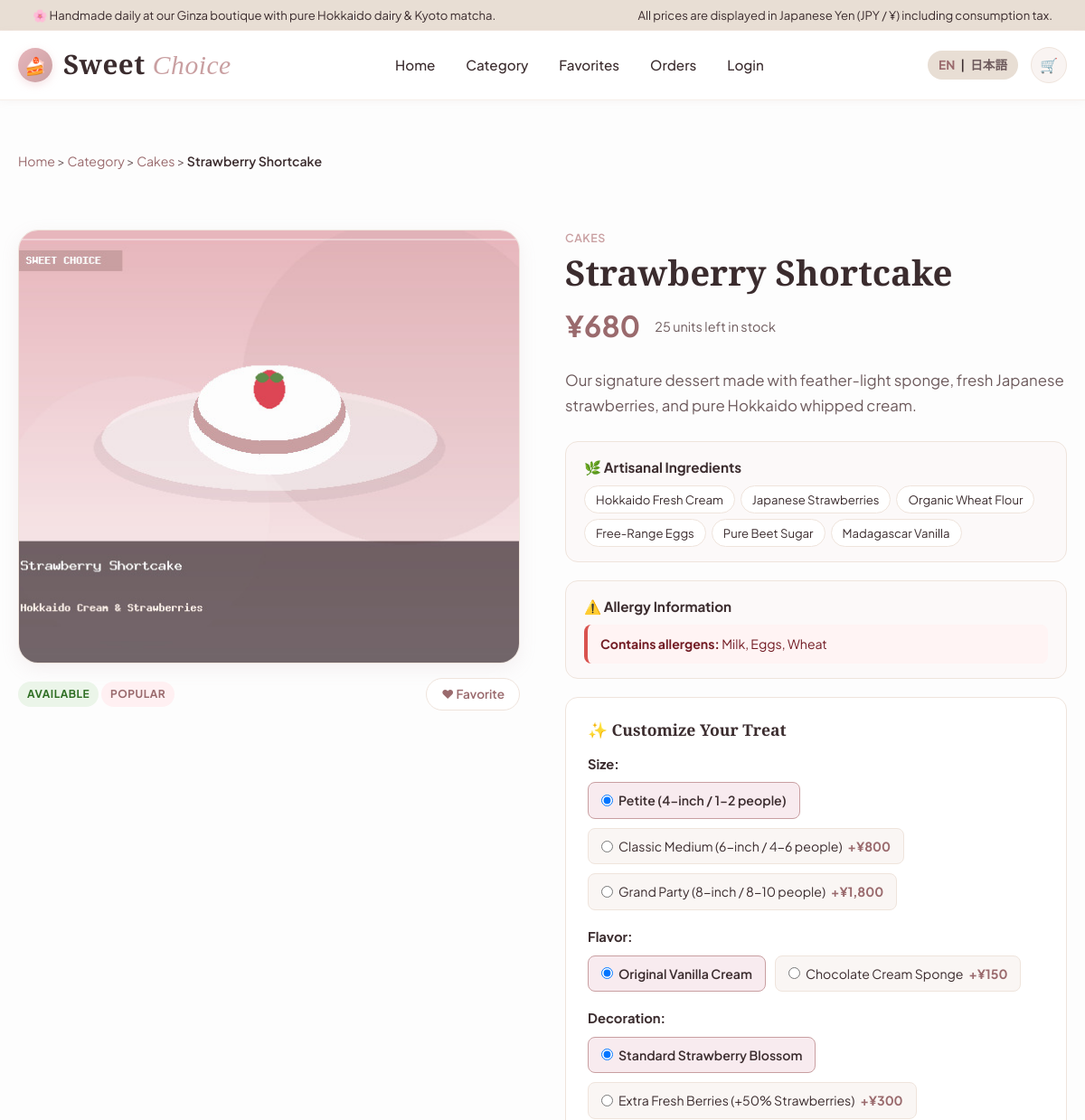
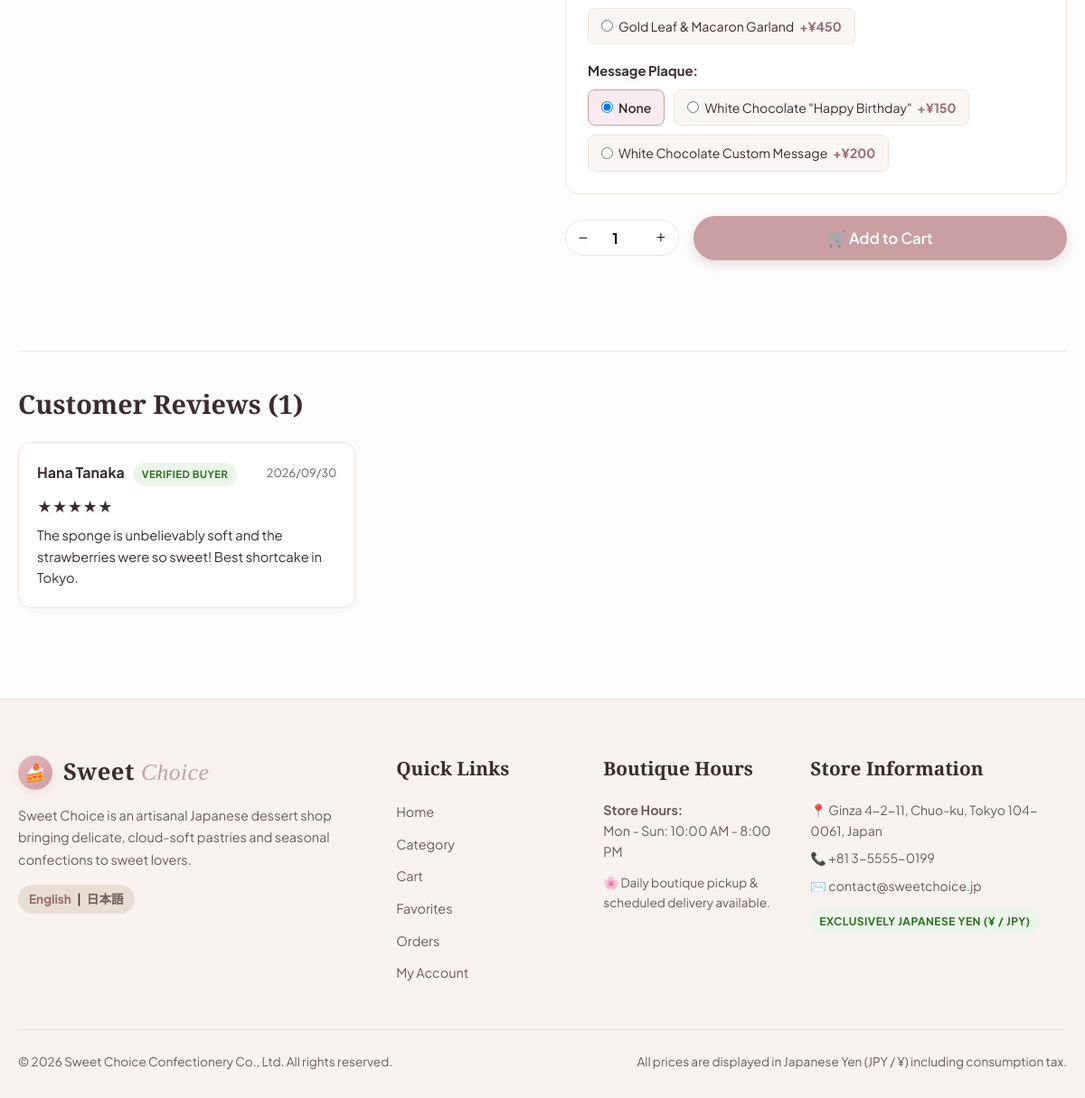
Screenshot of /product.php?id=1 with the database file from the repository (2 pictures, top to bottom).
### tables this page shows
CREATE TABLE products (
    id INT AUTO_INCREMENT PRIMARY KEY,
    category_id INT NOT NULL,
    name_en VARCHAR(150) NOT NULL,
    name_ja VARCHAR(150) NOT NULL,
    slug VARCHAR(150) NOT NULL UNIQUE,
    description_en TEXT NULL,
    description_ja TEXT NULL,
    price INT NOT NULL COMMENT 'Price in JPY',
    image VARCHAR(255) NULL,
    stock INT DEFAULT 50,
    availability ENUM('available', 'limited', 'sold_out') DEFAULT 'available',
    is_popular TINYINT(1) DEFAULT 0,
    tags VARCHAR(255) DEFAULT '' COMMENT 'Comma-separated tags for AI recommendation',
    created_at DATETIME DEFAULT CURRENT_TIMESTAMP,
    updated_at DATETIME DEFAULT CURRENT_TIMESTAMP ON UPDATE CURRENT_TIMESTAMP,
    FOREIGN KEY (category_id) REFERENCES categories(id) ON DELETE RESTRICT
);

CREATE TABLE categories (
    id INT AUTO_INCREMENT PRIMARY KEY,
    name_en VARCHAR(100) NOT NULL,
    name_ja VARCHAR(100) NOT NULL,
    slug VARCHAR(100) NOT NULL UNIQUE,
    description_en TEXT NULL,
    description_ja TEXT NULL,
    image VARCHAR(255) NULL,
    sort_order INT DEFAULT 0,
    is_active TINYINT(1) DEFAULT 1,
    created_at DATETIME DEFAULT CURRENT_TIMESTAMP,
    updated_at DATETIME DEFAULT CURRENT_TIMESTAMP ON UPDATE CURRENT_TIMESTAMP
);

CREATE TABLE product_ingredients (
    id INT AUTO_INCREMENT PRIMARY KEY,
    product_id INT NOT NULL,
    ingredient_en VARCHAR(100) NOT NULL,
    ingredient_ja VARCHAR(100) NOT NULL,
    FOREIGN KEY (product_id) REFERENCES products(id) ON DELETE CASCADE
);

CREATE TABLE product_customizations (
    id INT AUTO_INCREMENT PRIMARY KEY,
    product_id INT NOT NULL,
    group_name_en VARCHAR(100) NOT NULL,
    group_name_ja VARCHAR(100) NOT NULL,
    option_name_en VARCHAR(100) NOT NULL,
    option_name_ja VARCHAR(100) NOT NULL,
    price_extra INT DEFAULT 0 COMMENT 'Extra price in JPY',
    is_default TINYINT(1) DEFAULT 0,
    FOREIGN KEY (product_id) REFERENCES products(id) ON DELETE CASCADE
);

CREATE TABLE reviews (
    id INT AUTO_INCREMENT PRIMARY KEY,
    product_id INT NOT NULL,
    user_id INT NOT NULL,
    order_id INT NULL,
    rating TINYINT NOT NULL CHECK (rating BETWEEN 1 AND 5),
    comment TEXT NOT NULL,
    is_approved TINYINT(1) DEFAULT 1,
    created_at DATETIME DEFAULT CURRENT_TIMESTAMP,
    FOREIGN KEY (product_id) REFERENCES products(id) ON DELETE CASCADE,
    FOREIGN KEY (user_id) REFERENCES users(id) ON DELETE CASCADE
);

CREATE TABLE users (
    id INT AUTO_INCREMENT PRIMARY KEY,
    name VARCHAR(100) NOT NULL,
    email VARCHAR(150) NOT NULL UNIQUE,
    password VARCHAR(255) NOT NULL,
    phone VARCHAR(30) NULL,
    postal_code VARCHAR(20) NULL,
    address VARCHAR(255) NULL,
    apartment VARCHAR(100) NULL,
    role ENUM('customer', 'admin') DEFAULT 'customer',
    created_at DATETIME DEFAULT CURRENT_TIMESTAMP,
    updated_at DATETIME DEFAULT CURRENT_TIMESTAMP ON UPDATE CURRENT_TIMESTAMP
);

CREATE TABLE shop_settings (
    id INT AUTO_INCREMENT PRIMARY KEY,
    setting_key VARCHAR(100) NOT NULL UNIQUE,
    setting_value TEXT NOT NULL,
    description VARCHAR(255) NULL
);

### public/product.php (the view, shortened to what the rows shown need)
<?php
require_once __DIR__ . '/../includes/db.php';
require_once __DIR__ . '/../includes/functions.php';
require_once __DIR__ . '/../includes/language.php';
$pdo = getDB();
$productId = isset($_GET['id']) && is_numeric($_GET['id']) ? (int)$_GET['id'] : 0;
$stmt = $pdo->prepare("SELECT p.*, c.name_en AS category_name_en, c.name_ja AS category_name_ja
                       FROM products p
                       JOIN categories c ON p.category_id = c.id
                       WHERE p.id = ?");
$stmt->execute([$productId]);
$product = $stmt->fetch();
$ingStmt = $pdo->prepare("SELECT * FROM product_ingredients WHERE product_id = ? ORDER BY id ASC");
$ingStmt->execute([$productId]);
$ingredients = $ingStmt->fetchAll();
$algStmt = $pdo->prepare("SELECT * FROM product_allergies WHERE product_id = ? ORDER BY id ASC");
$algStmt->execute([$productId]);
$allergies = $algStmt->fetchAll();
$custStmt = $pdo->prepare("SELECT * FROM product_customizations WHERE product_id = ? ORDER BY id ASC");
$custStmt->execute([$productId]);
$rawCustomizations = $custStmt->fetchAll();
$customGroups = [];
foreach ($rawCustomizations as $cust) {
    $groupName = isJapanese() ? $cust['group_name_ja'] : $cust['group_name_en'];
    $customGroups[$groupName][] = $cust;
}
$revStmt = $pdo->prepare("SELECT r.*, u.name AS user_name
                          FROM reviews r
                          JOIN users u ON r.user_id = u.id
                          WHERE r.product_id = ? AND r.is_approved = 1
                          ORDER BY r.created_at DESC");
$revStmt->execute([$productId]);
$reviews = $revStmt->fetchAll();
require_once __DIR__ . '/../includes/header.php';
$isSoldOut = ($product['availability'] === 'sold_out');
?>
<div class="container" style="padding: 40px 20px;">
    <div style="font-size:0.88rem; color:var(--color-secondary-text); margin-bottom:24px;">
        <a href="index.php"><?= e(__('nav_home', 'Home')); ?></a> &gt;
        <a href="category.php"><?= e(__('nav_category', 'Category')); ?></a> &gt;
        <a href="category.php?category=<?= $product['category_id']; ?>"><?= e(getLocalized($product, 'category_name')); ?></a> &gt;
        <span style="color:var(--color-deep-text); font-weight:600;"><?= e(getLocalized($product, 'name')); ?></span>
    </div>
    <div class="product-detail-layout">
        <div class="product-gallery">
            <div class="product-gallery-main">
                <img src="../uploads/products/<?= e($product['image']); ?>" alt="<?= e(getLocalized($product, 'name')); ?>" onerror="this.src='../assets/images/logo_banner.jpg'">
            </div>
            <div style="margin-top:16px; display:flex; justify-content:space-between; align-items:center;">
                <div>
                    <?= renderAvailabilityBadge($product['availability']); ?>
                    <?php if ($product['is_popular']): ?>
                        <span class="badge" style="background:#FFF0F2; color:var(--color-deep-plum);">POPULAR</span>
                    <?php endif; ?>
                </div>
            </div>
        </div>
        <div class="product-info-panel">
            <div class="product-category-tag"><?= e(getLocalized($product, 'category_name')); ?></div>
            <h1><?= e(getLocalized($product, 'name')); ?></h1>
            <div class="price-stock-row">
                <div class="detail-price" id="dynamic-total-price"><?= formatPrice($product['price']); ?></div>
                <div style="font-size:0.9rem; color:var(--color-secondary-text);">
                    <?php if ($isSoldOut): ?>
                        <span style="color:var(--color-danger); font-weight:700;"><?= e(__('out_of_stock', 'Sold Out')); ?></span>
                    <?php else: ?>
                        <?= $product['stock']; ?> <?= e(__('stock_remaining', 'units left in stock')); ?>
                    <?php endif; ?>
                </div>
            </div>
            <p style="font-size:1.05rem; line-height:1.7; color:var(--color-secondary-text); margin-bottom:24px;">
                <?= e(getLocalized($product, 'description')); ?>
            </p>
            <?php if (!empty($ingredients)): ?>
                <div class="ingredients-box">
                    <div class="box-title">🌿 <?= e(__('ingredients_heading', 'Artisanal Ingredients')); ?></div>
                    <div class="ingredient-tags">
                        <?php foreach ($ingredients as $ing): ?>
                            <span class="ingredient-tag"><?= e(isJapanese() ? $ing['ingredient_ja'] : $ing['ingredient_en']); ?></span>
                        <?php endforeach; ?>
                    </div>
                </div>
            <?php endif; ?>
            <div class="allergy-box">
                <div class="box-title">⚠️ <?= e(__('allergy_heading', 'Allergy Information')); ?></div>
                <?php if (!empty($allergies)): ?>
                    <div class="allergy-alert">
                    </div>
                <?php else: ?>
                    <p style="font-size:0.88rem; color:var(--color-secondary-text); margin:0;">
                        <?= e(__('allergy_none', 'No major common allergens reported.')); ?>
                    </p>
                <?php endif; ?>
            </div>
            <form action="cart.php" method="POST" id="product-order-form" data-base-price="<?= $product['price']; ?>">
                <?php if (!empty($customGroups)): ?>
                    <div class="customization-section">
                        <?php foreach ($customGroups as $groupName => $options): ?>
                            <div class="custom-group">
                                <div class="custom-group-title"><?= e($groupName); ?>:</div>
                                <div class="custom-options-row">
                                    <?php foreach ($options as $optIdx => $opt):
                                        $optName = isJapanese() ? $opt['option_name_ja'] : $opt['option_name_en'];
                                        $extra = (int)$opt['price_extra'];
                                        $isChecked = ($opt['is_default'] || $optIdx === 0);
                                    ?>
                                        <label class="custom-option-label">
                                            <input type="radio"
                                                   name="custom[<?= e($opt['group_name_en']); ?>]"
                                                   value="<?= e($opt['id']); ?>"
                                                   class="custom-radio"
                                                   data-extra-price="<?= $extra; ?>"
                                                   data-option-name="<?= e($optName); ?>"
                                                   <?= $isChecked ? 'checked' : ''; ?>>
                                            <span><?= e($optName); ?></span>
                                            <?php if ($extra > 0): ?>
                                                <span class="extra-price-tag">+<?= formatPrice($extra); ?></span>
                                            <?php endif; ?>
                                        </label>
                                    <?php endforeach; ?>
                                </div>
                            </div>
                        <?php endforeach; ?>
                    </div>
                <?php endif; ?>
                <div style="display:flex; gap:16px; align-items:center; margin-top:24px;">
                </div>
            </form>
        </div>
    </div>
    <div style="margin-top:60px; padding-top:40px; border-top:1px solid var(--color-border);">
        <div style="display:flex; justify-content:space-between; align-items:center; margin-bottom:24px;">
            <h2 style="font-size:1.8rem;"><?= e(__('customer_reviews', 'Customer Reviews')); ?> (<?= count($reviews); ?>)</h2>
        </div>
        <?php if (empty($reviews)): ?>
            <p style="color:var(--color-secondary-text); font-style:italic;">
                <?= e(__('no_reviews_yet', 'No reviews yet for this dessert. Be the first to share your thoughts!')); ?>
            </p>
        <?php else: ?>
            <div style="display:grid; grid-template-columns:repeat(auto-fill, minmax(320px, 1fr)); gap:20px;">
                <?php foreach ($reviews as $rev): ?>
                    <div style="background:#FFFFFF; border:1px solid var(--color-border); border-radius:var(--radius-md); padding:20px; box-shadow:var(--shadow-sm);">
                        <div style="display:flex; justify-content:space-between; align-items:center; margin-bottom:10px;">
                            <div>
                                <strong><?= e($rev['user_name']); ?></strong>
                                <span class="badge badge-available" style="font-size:0.7rem; margin-left:6px;"><?= e(__('review_verified', 'Verified Buyer')); ?></span>
                            </div>
                            <div style="font-size:0.8rem; color:var(--color-secondary-text);">
                                <?= date('Y/m/d', strtotime($rev['created_at'])); ?>
                            </div>
                        </div>
                        <div style="margin-bottom:8px;">
                            <?= renderStars((float)$rev['rating']); ?>
                        </div>
                        <p style="font-size:0.92rem; color:var(--color-deep-text); line-height:1.6;">
                            <?= nl2br(e($rev['comment'])); ?>
                        </p>
                    </div>
                <?php endforeach; ?>
            </div>
        <?php endif; ?>
    </div>
</div>
<?php require_once __DIR__ . '/../includes/footer.php'; ?>

### includes/functions.php (shortened to what the rows shown need)
<?php
function formatPrice($amount): string {
    $numericAmount = is_numeric($amount) ? (int)round((float)$amount) : 0;
    return '¥' . number_format($numericAmount);
}
function e(?string $string): string {
    return htmlspecialchars($string ?? '', ENT_QUOTES, 'UTF-8');
}
function getShopSetting(PDO $pdo, string $key, string $default = ''): string {
    static $settingsCache = [];
    try {
        $stmt = $pdo->prepare("SELECT setting_value FROM shop_settings WHERE setting_key = ?");
        $stmt->execute([$key]);
        $val = $stmt->fetchColumn();
        $settingsCache[$key] = ($val !== false) ? $val : $default;
        return $settingsCache[$key];
    } catch (Exception $e) {
        return $default;
    }
}
function renderAvailabilityBadge(string $availability): string {
    switch ($availability) {
        case 'available':
        default:
            return '<span class="badge badge-available">' . e(__('available', 'Available')) . '</span>';
    }
}
function renderStars(float $rating): string {
    $fullStars = floor($rating);
    $halfStar = ($rating - $fullStars) >= 0.5;
    $emptyStars = 5 - $fullStars - ($halfStar ? 1 : 0);
    $html = '<div class="star-rating" title="' . number_format($rating, 1) . ' / 5">';
    for ($i = 0; $i < $fullStars; $i++) {
        $html .= '<span class="star star-full">★</span>';
    }
    for ($i = 0; $i < $emptyStars; $i++) {
        $html .= '<span class="star star-empty">☆</span>';
    }
    $html .= '</div>';
    return $html;
}

### includes/footer.php (shortened to what the rows shown need)
<?php
$shopHours = getShopSetting($pdo, 'business_hours_display', 'Mon - Sun: 10:00 AM - 8:00 PM');
$shopPhone = getShopSetting($pdo, 'shop_phone', '+81 3-5555-0199');
$shopEmail = getShopSetting($pdo, 'shop_email', 'contact@sweetchoice.jp');
$shopAddress = getShopSetting($pdo, 'shop_address', 'Ginza 4-2-11, Chuo-ku, Tokyo 104-0061, Japan');
?>
</main>
<footer class="site-footer">
    <div class="container">
        <div class="footer-grid">
            <div class="footer-col">
                <h4><?= e(__('footer_contact', 'Store Information')); ?></h4>
                <p style="font-size:0.88rem; color:var(--color-secondary-text); margin-bottom:8px;">
                    📍 <?= e($shopAddress); ?>
                </p>
                <p style="font-size:0.88rem; color:var(--color-secondary-text); margin-bottom:8px;">
                    📞 <?= e($shopPhone); ?>
                </p>
                <p style="font-size:0.88rem; color:var(--color-secondary-text); margin-bottom:14px;">
                    ✉️ <?= e($shopEmail); ?>
                </p>
                <span class="badge badge-available"><?= isJapanese() ? '日本円（¥ / JPY）決済' : 'Exclusively Japanese Yen (¥ / JPY)'; ?></span>
            </div>
        </div>
    </div>
</footer>
</body>
</html>

### rows the page displays
products: category.name_en "Cakes", name_en "Strawberry Shortcake", image (picture), availability "AVAILABLE", category.name_en "CAKES", price "¥680", stock "25", description_en "Our signature dessert made with feather-light sponge, fresh Japanese strawberries, and pure Hokkaido whipped cream."
product_ingredients: ingredient_en "Hokkaido Fresh Cream"
product_ingredients: ingredient_en "Japanese Strawberries"
product_ingredients: ingredient_en "Organic Wheat Flour"
product_ingredients: ingredient_en "Free-Range Eggs"
product_ingredients: ingredient_en "Pure Beet Sugar"
product_ingredients: ingredient_en "Madagascar Vanilla"
product_customizations: is_default "☑ Petite (4-inch / 1-2 people)", option_name_en "Petite (4-inch / 1-2 people)"
product_customizations: is_default "☐ Classic Medium (6-inch / 4-6 p", option_name_en "Classic Medium (6-inch / 4-6 people)", price_extra "¥800"
product_customizations: is_default "☐ Grand Party (8-inch / 8-10 peo", option_name_en "Grand Party (8-inch / 8-10 people)", price_extra "¥1,800"
product_customizations: is_default "☑ Original Vanilla Cream", option_name_en "Original Vanilla Cream"
product_customizations: is_default "☐ Chocolate Cream Sponge +¥150", option_name_en "Chocolate Cream Sponge", price_extra "¥150"
product_customizations: is_default "☑ Standard Strawberry Blossom", option_name_en "Standard Strawberry Blossom"
product_customizations: is_default "☐ Extra Fresh Berries (+50% Stra", option_name_en "Extra Fresh Berries (+50% Strawberries)", price_extra "¥300"
product_customizations: is_default "☐ Gold Leaf & Macaron Garland +¥", option_name_en "Gold Leaf & Macaron Garland", price_extra "¥450"
product_customizations: group_name_en "Message Plaque", is_default "☐ White Chocolate Custom Message", option_name_en "White Chocolate Custom Message", price_extra "¥200"
product_customizations: is_default "☑ None", option_name_en "None"
product_customizations: is_default "☐ White Chocolate \"Happy Birthda", option_name_en "White Chocolate \"Happy Birthday\"", price_extra "¥150"
reviews: user.name "Hana Tanaka", created_at "2026/09/30", comment "The sponge is unbelievably soft and the strawberries were so sweet! Best shortcake in Tokyo."
shop_settings: setting_value "Ginza 4-2-11, Chuo-ku, Tokyo 104-0061, Japan"

### other values shown
__('all_prices_jpy', 'All prices in Japanese Yen (¥ / JPY)') "All prices are displayed in Japanese Yen (JPY / ¥) including consumption tax."
__('nav_home', 'Home') "Home"
__('nav_category', 'Category') "Category"
__('nav_favorites', 'Favorites') "Favorites"
__('nav_orders', 'Orders') "Orders"
__('nav_login', 'Login') "Login"
__('add_to_favorites', 'Save to Favorites') "Favorite"
__('stock_remaining', 'units left in stock') "units left in stock"
__('ingredients_heading', 'Artisanal Ingredients') "Artisanal Ingredients"
__('allergy_heading', 'Allergy Information') "Allergy Information"
__('allergy_warning', 'Contains allergens: ') "Contains allergens:"
implode(', ', $alList) "Milk, Eggs, Wheat"
__('customization_heading', 'Customize Your Treat') "Customize Your Treat"
$groupName "Size"
$groupName "Flavor"
